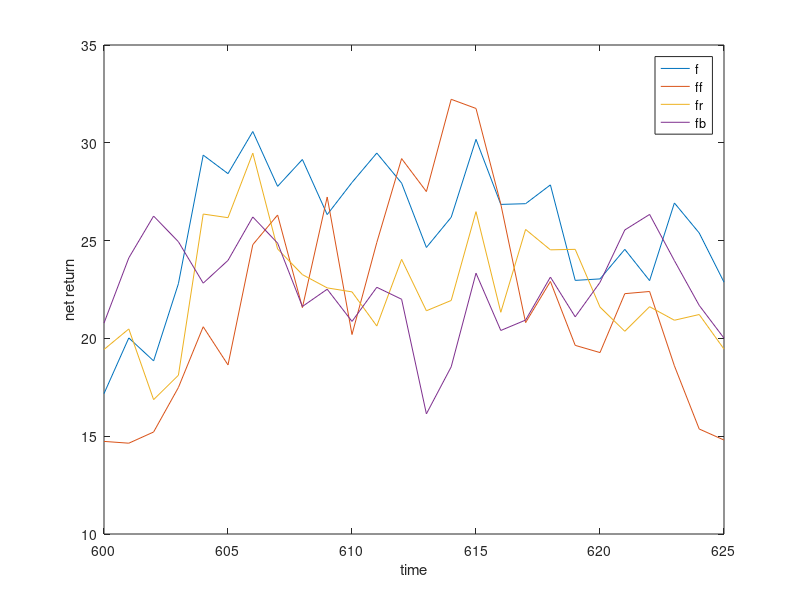

This chart was generated by the following MATLAB code:
clear all
rng(1);
pw= [600,625]; %plot window
t = linspace(1,800,800); % time

%general economy
a = 0.8;
f0r = 30;
f0 = f0r*(1-a);
sig = 10*(1-a^2);

%forestry
lf = 0.7; %lambda
af = 0.4;
ff0r = 25;
ff0 = ff0r*(1-lf*af);
sigf = 4*(1-lf^2*af^2);
factorf = lf*(1-af)*f0r/(1-af*lf);
%housing
lr = 0.7;
ar = 0.1;
fr0r = 25;
fr0 = fr0r*(1-lr*ar);
sigr = 2*(1-lr^2*ar^2);

%donation
lb = 0.7;
ab = 0.9;
fb0r = 25;
fb0 = fb0r*(1-lb*ab);
sigb = 4*(1-lb^2*ab^2);

for j = 1
  f = zeros(0,length(t));
  for  i = 1:length(t)
    if i == 1
      f(i) = (f0 + normrnd(0,1));
    else
      f(i) = a*f(i-1) + (f0 + sig*normrnd(0,1));
    end
  end
  ff = zeros(1,length(t));
  fr = zeros(1,length(t));
  fb = zeros(1,length(t));
  for i = 1:length(t)
    if i == 1
      ff(i) = (ff0 + sigf*normrnd(0,1));
      fb(i) = (fb0 + sigb*normrnd(0,1));
      f(i) = (fr0 + sigr*normrnd(0,1));
    else
      ff(i) = lf*(af*ff(i-1) + (1-af)*(f(i) - f0r)) + (ff0 + sigf*normrnd(0,1));
      fb(i) = lb*(ab*fb(i-1) + (1-ab)*(f(i) - f0r)) + (fb0 + sigb*normrnd(0,1));
      fr(i) = lr*(ar*fr(i-1) + (1-ar)*(f(i) - f0r)) + (fr0 + sigr*normrnd(0,1));
    end
  end
  plot(t(pw(1):pw(2)),f(pw(1):pw(2)));
  xlabel('time');
  ylabel('net return');
  hold on
  plot(t(pw(1):pw(2)),ff(pw(1):pw(2)));
  plot(t(pw(1):pw(2)),fr(pw(1):pw(2)));
  plot(t(pw(1):pw(2)),fb(pw(1):pw(2)));
  legend('f','ff','fr','fb');
  hold off
end

fprintf('\n');
fprintf('analytic ff mean = %f\n', ff0r) %analytic ff mean
fprintf('simulation ff mean = %f\n',mean(ff(200:800))) %simulation mean

fprintf('analytic f mean = %f\n',f0r) %analytic ff mean
fprintf('simulation f mean = %f\n',mean(f(200:800))) %simulation mean
fprintf('\n');
cor = corrcoef(ff,f);
fprintf("cor(ff,f)= %.2f\n",cor(1,2))
cor = corrcoef(fr,f);
fprintf("cor(fr,f)= %.2f\n",cor(1,2))
cor = corrcoef(fb,f);
fprintf("cor(fb,f)= %.2f\n",cor(1,2))

